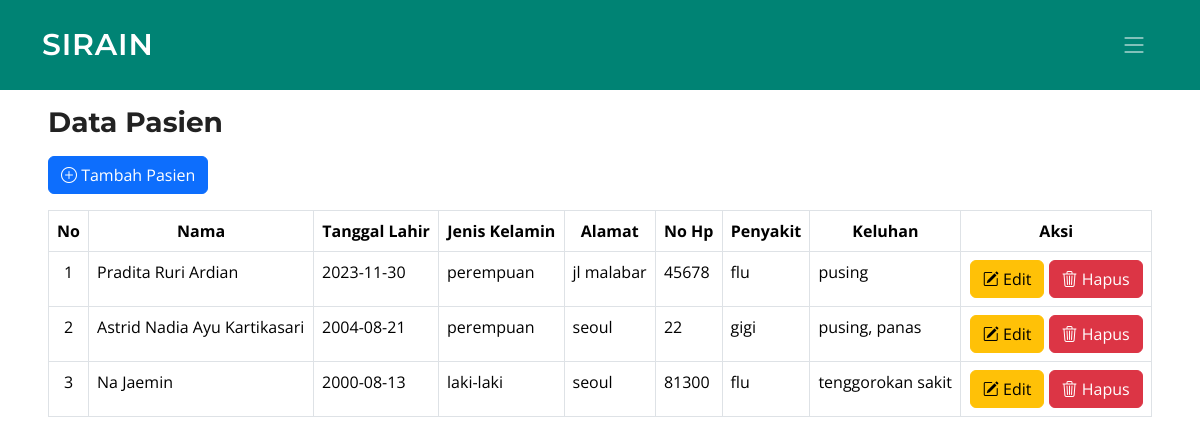
/views/pasien/index.php, run on the app's committed database.
### tables this page shows
CREATE TABLE `pasien` (
  `id` int NOT NULL,
  `nama` varchar(50) DEFAULT NULL,
  `tgl_lahir` date DEFAULT NULL,
  `jenis_kelamin` varchar(20) DEFAULT NULL,
  `alamat` varchar(50) DEFAULT NULL,
  `no_hp` int DEFAULT NULL,
  `id_dokter` int DEFAULT NULL,
  `penyakit` text,
  `keluhan` varchar(200) DEFAULT NULL
);

### controllers/PasienController.php (called while the page is built, shortened)
<?php
  include_once '../../models/Pasien.php';
  class PasienController{
    private $model;
    public function __construct($db) {
      $this->model = new Pasien($db);
    }
    public function getAllPasien() {
      return $this->model->getAllPasien();
    }
  }
?>

### models/Pasien.php (called while the page is built, shortened)
<?php
  class Pasien {
    private $koneksi;
    public function __construct($db) {
        $this->koneksi = $db;
    }
    public function getAllPasien(){
        $query = "SELECT *FROM pasien";
        $result = mysqli_query($this->koneksi, $query);
        return $result;
    }
  }
?>

### views/pasien/index.php (the view, shortened to what this page needs)
<?php
  include_once '../../config.php';
  include_once '../../controllers/PasienController.php';
  require '../../index.php';
  $database = new database;
  $db = $database->getKoneksi();
  $pasienController = new PasienController($db);
  $pasien = $pasienController->getAllPasien();
?>
<div class="px-5 py-3">
<h3><b>Data Pasien</b></h3>
<a class="btn btn-primary bi-plus-circle mb-3 mt-2" href="tambah_pasien"> Tambah Pasien</a>
<table class="table table-bordered">
    <tr>
        <th style="text-align: center;">No</th>
        <th style="text-align: center;">Nama</th>
        <th style="text-align: center;">Tanggal Lahir</th>
        <th style="text-align: center;">Jenis Kelamin</th>
        <th style="text-align: center;">Alamat</th>
        <th style="text-align: center;">No Hp</th>
        <th style="text-align: center;">Penyakit</th>
        <th style="text-align: center;">Keluhan</th>
        <th style="text-align: center;">Aksi</th>
    </tr>
    <?php
        $no=1;
        foreach ($pasien as $x) {
            ?>
        <tr>
            <td style="text-align: center;"><?php echo $no++ ?></td>
            <td><?php echo $x['nama'] ?></td>
            <td><?php echo $x['tgl_lahir'] ?></td>
            <td><?php echo $x['jenis_kelamin'] ?></td>
            <td><?php echo $x['alamat'] ?></td>
            <td><?php echo $x['no_hp'] ?></td>
            <td><?php echo $x['penyakit'] ?></td>
            <td><?php echo $x['keluhan'] ?></td>
            <td style="text-align: center;">
                <a class="btn btn-warning bi-pencil-square" href="edit_pasien?id=<?php echo $x['id']; ?>"> Edit</a>
                <a class="btn btn-danger bi-trash3" href="hapus_pasien?id=<?php echo $x['id']; ?>"
                onclick="return confirm('Apakah anda yakin akan menghapus data??')"> Hapus</a>
            </td>
        </tr>
        <?php
        }
    ?>
</table>
</div>

### index.php (shortened to what this page needs)
<!DOCTYPE html>
<html lang="en">
<head>
  <link href="assets/vendor/bootstrap/css/bootstrap.min.css" rel="stylesheet">
  <link href="assets/vendor/bootstrap-icons/bootstrap-icons.css" rel="stylesheet">
  <link href="assets/vendor/aos/aos.css" rel="stylesheet">
  <link href="assets/vendor/glightbox/css/glightbox.min.css" rel="stylesheet">
  <link href="assets/vendor/swiper/swiper-bundle.min.css" rel="stylesheet">
  <link href="assets/css/main.css" rel="stylesheet">
  <link rel="stylesheet" href="https://cdnjs.cloudflare.com/ajax/libs/font-awesome/5.15.4/css/all.min.css" />
</head>
<body>
  <header id="header" class="header d-flex align-items-center">
    <div class="container-fluid container-xl d-flex align-items-center justify-content-between">
      <a href="index.html" class="logo d-flex align-items-center">
        <h1>SIRAIN</h1>
      </a>
      <i class="mobile-nav-toggle mobile-nav-show bi bi-list"></i>
    </div>
  </header>

### assets/css/main.css (style rules this page uses)
:root { --font-default: "Open Sans", system-ui, -apple-system, "Segoe UI", Roboto, "Helvetica Neue", Arial, "Noto Sans", "Liberation Sans", sans-serif, "Apple Color Emoji", "Segoe UI Emoji", "Segoe UI Symbol", "Noto Color Emoji"; --font-primary: "Montserrat", sans-serif; --font-secondary: "Poppins", sans-serif; }
:root { --color-default: #222222; --color-primary: #008374; --color-secondary: #f85a40; }
:root { scroll-behavior: smooth; }
body { font-family: var(--font-default); color: var(--color-default); }
a { color: var(--color-primary); text-decoration: none; }
h1, h2, h3, h4, h5, h6 { font-family: var(--font-primary); }
.header { transition: all 0.5s; z-index: 997; height: 90px; background-color: var(--color-primary); }
.header .logo h1 { font-size: 30px; margin: 0; font-weight: 600; letter-spacing: 0.8px; color: #fff; font-family: var(--font-primary); }
@media (max-width: 1279px) { .mobile-nav-show { color: rgba(255, 255, 255, 0.6); font-size: 28px; cursor: pointer; line-height: 0; transition: 0.5s; z-index: 9999; margin-right: 10px; } }

### data on the page
pasien: nama "Pradita Ruri Ardian", tgl_lahir "2023-11-30", jenis_kelamin "perempuan", alamat "jl malabar", no_hp "45678", penyakit "flu", keluhan "pusing"
pasien: nama "Astrid Nadia Ayu Kartikasari", tgl_lahir "2004-08-21", jenis_kelamin "perempuan", alamat "seoul", no_hp "22", penyakit "gigi", keluhan "pusing, panas"
pasien: nama "Na Jaemin", tgl_lahir "2000-08-13", jenis_kelamin "laki-laki", alamat "seoul", no_hp "81300", penyakit "flu", keluhan "tenggorokan sakit"
